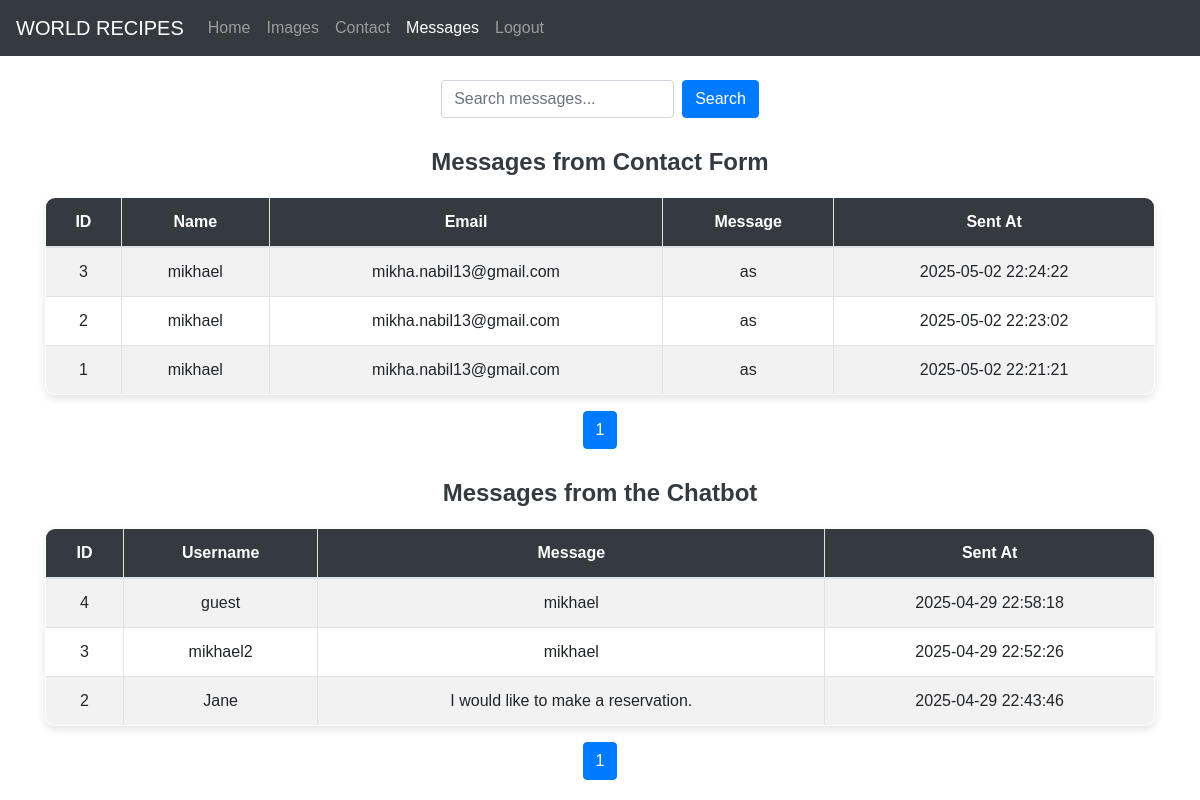
Page /pages/messages.php on the committed database.
### tables this page shows
CREATE TABLE `messages` (
  `id` int(11) NOT NULL,
  `name` varchar(255) NOT NULL,
  `email` varchar(255) NOT NULL,
  `message` text NOT NULL,
  `created_at` timestamp NOT NULL DEFAULT current_timestamp()
);

CREATE TABLE `chatbot_messages` (
  `id` int(11) NOT NULL,
  `username` varchar(255) NOT NULL,
  `message` text NOT NULL,
  `created_at` timestamp NOT NULL DEFAULT current_timestamp()
);

### pages/messages.php (the view, shortened to what this page needs)
<?php
require_once '../includes/config.php';
$limit = 5;
$page = isset($_GET['page']) ? intval($_GET['page']) : 1;
$offset = ($page - 1) * $limit;
$search_query = isset($_GET['search']) ? htmlspecialchars($_GET['search']) : '';
$query_messages = "SELECT id, name, email, message, created_at FROM messages
                   WHERE name LIKE ? OR email LIKE ? OR message LIKE ?
                   ORDER BY created_at DESC LIMIT ? OFFSET ?";
$stmt_messages = $mysqli->prepare($query_messages);
$search_term = "%$search_query%";
$stmt_messages->bind_param('sssii', $search_term, $search_term, $search_term, $limit, $offset);
$stmt_messages->execute();
$result_messages = $stmt_messages->get_result();
$query_messages_count = "SELECT COUNT(*) AS total FROM messages
                         WHERE name LIKE ? OR email LIKE ? OR message LIKE ?";
$stmt_count = $mysqli->prepare($query_messages_count);
$stmt_count->bind_param('sss', $search_term, $search_term, $search_term);
$stmt_count->execute();
$count_result = $stmt_count->get_result();
$total_messages = $count_result->fetch_assoc()['total'];
$query_chatbot = "SELECT id, username, message, created_at FROM chatbot_messages
                  WHERE username LIKE ? OR message LIKE ?
                  ORDER BY created_at DESC LIMIT ? OFFSET ?";
$stmt_chatbot = $mysqli->prepare($query_chatbot);
$stmt_chatbot->bind_param('ssii', $search_term, $search_term, $limit, $offset);
$stmt_chatbot->execute();
$result_chatbot = $stmt_chatbot->get_result();
$query_chatbot_count = "SELECT COUNT(*) AS total FROM chatbot_messages
                        WHERE username LIKE ? OR message LIKE ?";
$stmt_chatbot_count = $mysqli->prepare($query_chatbot_count);
if ($stmt_chatbot_count) {
    $stmt_chatbot_count->bind_param('ss', $search_term, $search_term);
    $stmt_chatbot_count->execute();
    $count_chatbot_result = $stmt_chatbot_count->get_result();
    $total_chatbot_messages = $count_chatbot_result->fetch_assoc()['total'];
} else {
    $total_chatbot_messages = 0;
}?>
<!DOCTYPE html>
<html lang="en">
<head>
    <link rel="stylesheet" href="https://stackpath.bootstrapcdn.com/bootstrap/4.5.2/css/bootstrap.min.css">
</head>
<body>
    <nav class="navbar navbar-expand-lg navbar-dark bg-dark">
        <a class="navbar-brand" href="main.php">WORLD RECIPES</a>
        <div class="collapse navbar-collapse" id="navbarNav">
            <ul class="navbar-nav mr-auto">
                <li class="nav-item"><a class="nav-link" href="main.php">Home</a></li>
                <li class="nav-item"><a class="nav-link" href="images.php">Images</a></li>
                <li class="nav-item"><a class="nav-link" href="contact.php">Contact</a></li>
                <li class="nav-item"><a class="nav-link active" href="messages.php">Messages</a></li>
                <li class="nav-item"><a class="nav-link" href="index.php?page=logout">Logout</a></li>
            </ul>
        </div>
    </nav>
    <div class="container mt-4">
        <form action="messages.php" method="GET" class="form-inline justify-content-center">
            <input type="text" name="search" class="form-control mr-2" placeholder="Search messages..." value="<?= htmlspecialchars($search_query) ?>">
            <button type="submit" class="btn btn-primary">Search</button>
        </form>
    </div>
    <div class="container table-container">
        <h2 class="table-title">Messages from Contact Form</h2>
        <?php if ($result_messages && $result_messages->num_rows > 0): ?>
            <table class="table table-bordered table-striped">
                <thead>
                    <tr>
                        <th>ID</th>
                        <th>Name</th>
                        <th>Email</th>
                        <th>Message</th>
                        <th>Sent At</th>
                    </tr>
                </thead>
                <tbody>
                    <?php while ($row = $result_messages->fetch_assoc()): ?>
                        <tr>
                            <td><?= htmlspecialchars($row['id']) ?></td>
                            <td><?= htmlspecialchars($row['name']) ?></td>
                            <td><?= htmlspecialchars($row['email']) ?></td>
                            <td><?= htmlspecialchars($row['message']) ?></td>
                            <td><?= htmlspecialchars($row['created_at']) ?></td>
                        </tr>
                    <?php endwhile; ?>
                </tbody>
            </table>
            <nav>
                <ul class="pagination">
                    <?php for ($i = 1; $i <= ceil($total_messages / $limit); $i++): ?>
                        <li class="page-item <?= $i == $page ? 'active' : '' ?>">
                            <a class="page-link" href="messages.php?page=<?= $i ?>&search=<?= urlencode($search_query) ?>"><?= $i ?></a>
                        </li>
                    <?php endfor; ?>
                </ul>
            </nav>
        <?php else: ?>
            <p class="text-center">No messages found.</p>
        <?php endif; ?>
    </div>
    <div class="container table-container">
        <h2 class="table-title">Messages from the Chatbot</h2>
        <?php if ($result_chatbot && $result_chatbot->num_rows > 0): ?>
            <table class="table table-bordered table-striped">
                <thead>
                    <tr>
                        <th>ID</th>
                        <th>Username</th>
                        <th>Message</th>
                        <th>Sent At</th>
                    </tr>
                </thead>
                <tbody>
                    <?php while ($row = $result_chatbot->fetch_assoc()): ?>
                        <tr>
                            <td><?= htmlspecialchars($row['id']) ?></td>
                            <td><?= htmlspecialchars($row['username']) ?></td>
                            <td><?= htmlspecialchars($row['message']) ?></td>
                            <td><?= htmlspecialchars($row['created_at']) ?></td>
                        </tr>
                    <?php endwhile; ?>
                </tbody>
            </table>
            <nav>
                <ul class="pagination">
                    <?php for ($i = 1; $i <= ceil($total_chatbot_messages / $limit); $i++): ?>
                        <li class="page-item <?= $i == $page ? 'active' : '' ?>">
                            <a class="page-link" href="messages.php?page=<?= $i ?>&search=<?= urlencode($search_query) ?>"><?= $i ?></a>
                        </li>
                    <?php endfor; ?>
                </ul>
            </nav>
        <?php else: ?>
            <p class="text-center">No data found in the chatbot messages table.</p>
        <?php endif; ?>
    </div>
</body>
</html>

### pages/messages.php (style rules this page uses)
body { font-family: Arial, sans-serif; }
.table-container { margin-top: 30px; }
.table { box-shadow: 0 4px 8px rgba(0, 0, 0, 0.1); border-radius: 10px; overflow: hidden; }
.table th { background-color: #343a40; color: white; text-align: center; }
.table td { text-align: center; }
.table-title { margin-bottom: 20px; font-size: 1.5rem; font-weight: bold; text-align: center; color: #343a40; }
.pagination { justify-content: center; }

### rows in the picture
messages: id "3", name "mikhael", email "mikha.nabil13@gmail.com", message "as", created_at "2025-05-02 22:24:22"
messages: id "2", name "mikhael", email "mikha.nabil13@gmail.com", message "as", created_at "2025-05-02 22:23:02"
messages: id "1", name "mikhael", email "mikha.nabil13@gmail.com", message "as", created_at "2025-05-02 22:21:21"
chatbot_messages: id "4", username "guest", message "mikhael", created_at "2025-04-29 22:58:18"
chatbot_messages: id "3", username "mikhael2", message "mikhael", created_at "2025-04-29 22:52:26"
chatbot_messages: id "2", username "Jane", message "I would like to make a reservation.", created_at "2025-04-29 22:43:46"
